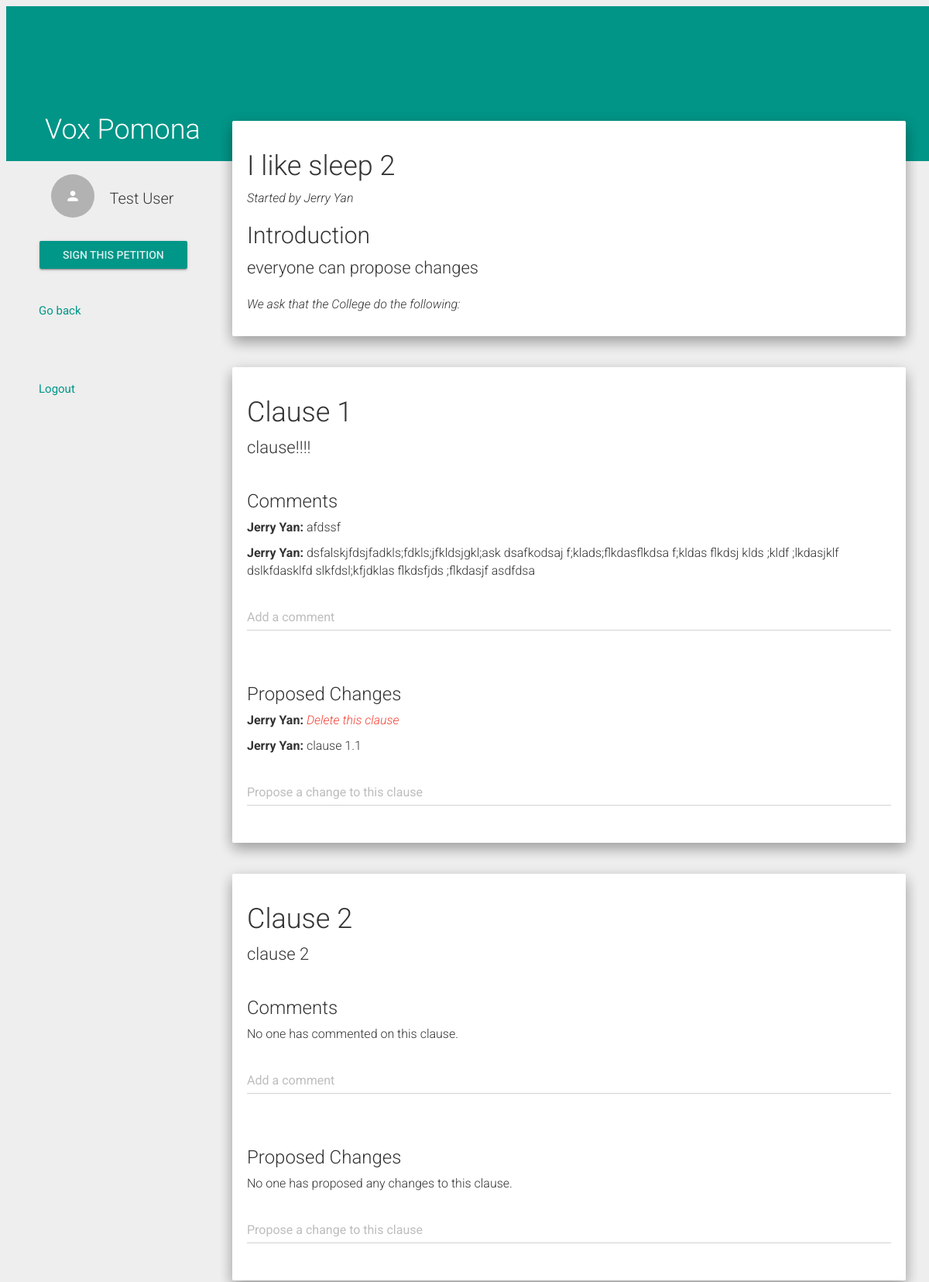
Before: /view_petition/3/ (signed in, upper part) with the older database file.
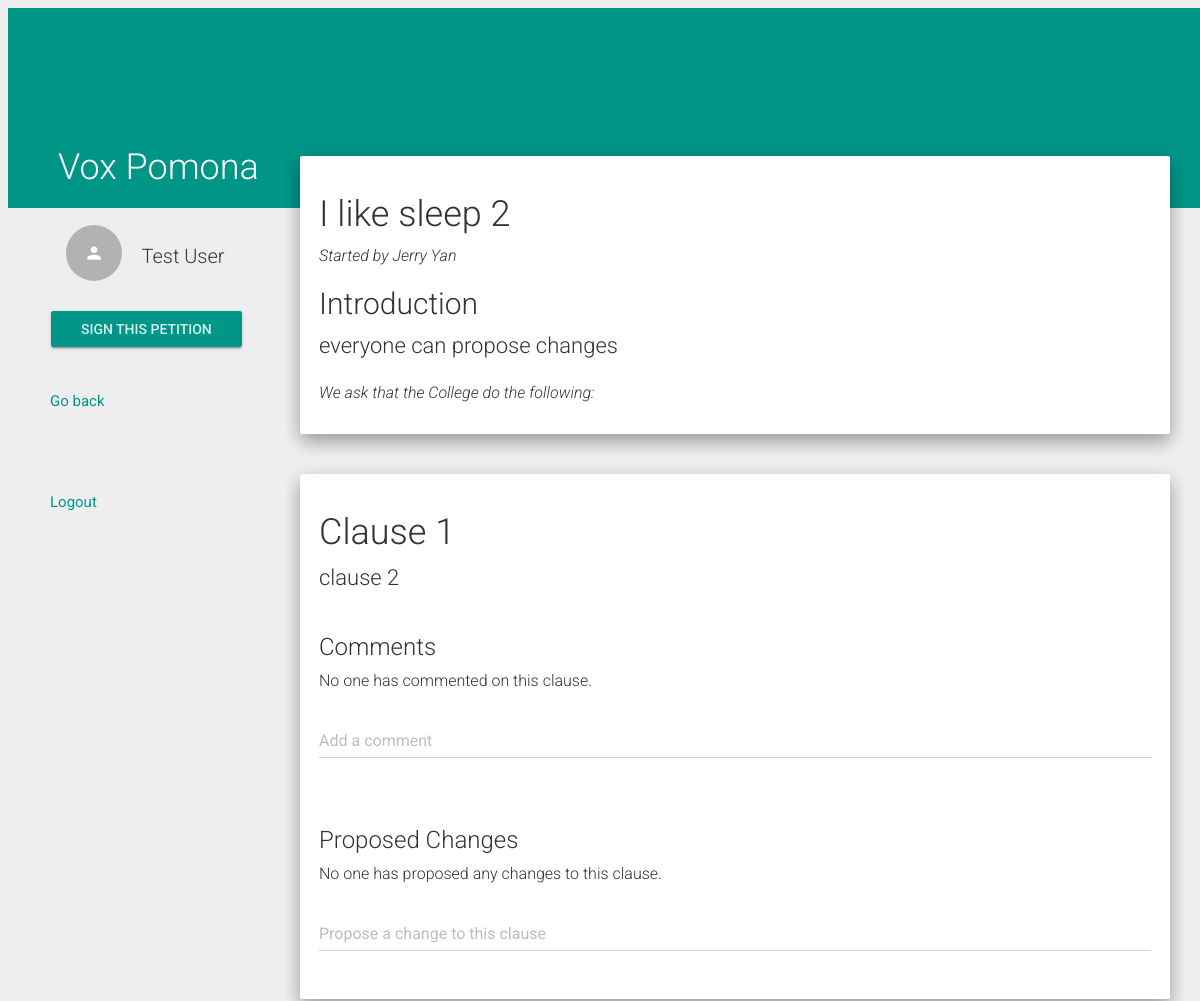
After: the same page with the newer database file.
### VoxPomona/models.py (models this page shows, shortened)
class UserInfo(models.Model):
    email = models.EmailField(max_length = 100, unique = True)
    name = models.CharField(max_length = 100)
    USER_TYPE = (('STU','Student'), ('STA','Staff'),('FAC','Faculty'))
    user_type = models.CharField(max_length = 3, choices = USER_TYPE, default = 'STU')
    user = models.OneToOneField(settings.AUTH_USER_MODEL, related_name = "UserInfo", on_delete = models.CASCADE)
    def __str__(self):
        return (self.email)

class Petition(models.Model):
    userID = models.ForeignKey(UserInfo, to_field = 'email', on_delete = models.CASCADE)
    petitionID = models.AutoField(primary_key = True)
    ACADEMICS = 'AC'
    ADMINISTRATIVE_ACTION = 'AA'
    CAMPUS_FACILITIES = 'CF'
    COLLEGE_POLICY = 'CP'
    DINING_HALLS = 'DH'
    EXTRACURRICULAR_ACTIVITIES = 'EA'
    RESIDENCE_HALLS = 'RH'
    OTHER = 'OT'
    PETITION_CATEGORY_CHOICES = (
        (ACADEMICS,'Academics'),
        (ADMINISTRATIVE_ACTION, 'Administrative Action'),
        (CAMPUS_FACILITIES, 'Campus Facilities'),
        (COLLEGE_POLICY, 'Campus Policy'),
        (DINING_HALLS, 'Dining Halls'),
        (EXTRACURRICULAR_ACTIVITIES, 'Extracurricular Activities'),
        (RESIDENCE_HALLS, 'Residence Halls'),
        (OTHER,'Other'),
        )
    category = models.CharField(
        max_length = 2,
        choices = PETITION_CATEGORY_CHOICES,
        blank = True
        )
    open_time = models.DateField()
    close_time = models.DateField()
    threshold = 10
    title = models.CharField(max_length = 50)
    summary = models.CharField(max_length = 1000)
    PERM_CHOICES = (('1','view'),('2','view, sign'),('3','view, sign, comment'),
        ('4','view, sign, comment, propose changes'))
    stu_permission = models.CharField(max_length = 1, choices = PERM_CHOICES, default = 4)
    staff_permission = models.CharField(max_length = 1, choices = PERM_CHOICES, default = 4)
    faculty_permission = models.CharField(max_length = 1, choices = PERM_CHOICES, default = 4)
    finalized = models.BooleanField()
    def get_creator_name(self):
        creator = self.userID
        user = UserInfo.objects.get(email=creator)
        return user.name
    def get_signatures(self):
        return Sign.objects.filter(petitionID=self.petitionID)

class Clause(models.Model):
    clauseID = models.AutoField(primary_key=True)
    petitionID = models.ForeignKey(Petition, on_delete=models.CASCADE)
    index = models.IntegerField()
    content = models.CharField(max_length=500, default='New Clause')
    time = models.DateTimeField(auto_now_add=True) #what does the bool do?!
    def has_comments(self):
        if Comment.objects.filter(clauseID=self.clauseID):
            return True
        else:
            return False
    def has_changes(self):
        if Change.objects.filter(clauseID=self.clauseID):
            return True
        else:
            return False

class Comment(models.Model):
    userID = models.ForeignKey(UserInfo, to_field = 'email', on_delete=models.CASCADE)
    clauseID = models.ForeignKey(Clause, to_field = 'clauseID', on_delete=models.CASCADE)
    commentID = models.AutoField(primary_key = True)
    content = models.TextField()
    time = models.DateTimeField(auto_now_add=True, blank=True)
    def get_name(self):
        return UserInfo.objects.get(email=self.userID).name

class Change(models.Model):
    userID = models.ForeignKey(UserInfo, to_field = 'email', on_delete=models.CASCADE)
    clauseID = models.ForeignKey(Clause, to_field = 'clauseID', on_delete=models.CASCADE)
    changeID = models.AutoField(primary_key = True)
    content = models.CharField(max_length=500, default='New Change')
    def get_name(self):
        return UserInfo.objects.get(email=self.userID).name

### VoxPomona/views.py (the view, shortened to what this page needs)
# urls.py: url(r'^view_petition/([0-9]+)/$', views.view_petition_view, name='view_petition'),
@login_required
def view_petition_view(request,pid):
    user_info = request.user.UserInfo
    this_petition = Petition.objects.get(petitionID=pid)
    pet_clauses = Clause.objects.filter(petitionID=this_petition).order_by('index')
    user_type = request.user.UserInfo.user_type
    if user_type == 'STU':
        user_perm = this_petition.stu_permission
    elif user_type =='FAC':
        user_perm = this_petition.faculty_permission
    else:
        user_perm = this_petition.staff_permission
    sign_status = Sign.objects.filter(userID=user_info, petitionID=this_petition).exists()
    is_owner = this_petition.userID == user_info
    change_list = []
    comment_list = []
    for clause in pet_clauses:
        currCo = list(Comment.objects.filter(clauseID=clause.clauseID).order_by('time'))
        currCh = list(Change.objects.filter(clauseID=clause.clauseID))
        comment_list.extend(currCo)
        change_list.extend(currCh)
    if (request.GET.get('delete_btn')):
        Sign.objects.filter(petitionID=this_petition).delete()
        this_petition.delete()
        return redirect('/home')
    petDict = {
       'petition' : this_petition, \
       'clauses' : pet_clauses, \
       'user_perm' : int(user_perm), \
       'sign_status': sign_status, \
       'is_owner' : is_owner, \
       'comments' : comment_list, \
       'changes' : change_list
    }
    return render(request,'view_petition.html',petDict)

### VoxPomona/models.py (called while the page is built)
    def get_name(self):
        return UserInfo.objects.get(email=self.userID).name

### VoxPomona/templates/view_petition.html (shortened to what this page needs)
{% extends 'base.html' %}
{% load staticfiles %}
{% block content %}
<nav class="col-xs-3 menu">
  <div class="user_menu">
    <a href="/profile"><div class="list-group withripple">
      <div class="list-group-item">
        <div class="row-action-primary">
          <i class="material-icons">person</i>
        </div>
        <div class="row-content">
          <h4 class="list-group-item-heading ">{{ user.UserInfo.name }}</h4>
        </div>
      </div>
    </div></a>
    <div class="btn-group-vertical">
      {% if sign_status %}
        <form action="#" method="get">
          <input type="submit" class="btn btn-raised btn-primary" value="Revoke Signature" name="revoke_btn">
        </form>
      {% elif user_perm > 1 %}
        <form action="#" method="get">
          <input type="submit" class="btn btn-raised btn-primary" value="Sign This Petition" name="sign_btn">
        </form>
      {% endif %}
    </div>
  </div>
  <ul>
    <a href="/home"><li class="withripple" data-target="#about">Go back</li></a>
    <li></li>
    <a href="/logout/"><li class="withripple">Logout</li></a>
  </ul>
</nav>
<div class="pages col-xs-9">
	<div class ="well">
    <h1>{{ petition.title }}</h1>
    <p><em>Started by {{ petition.get_creator_name }}</em></p>
    <h2> Introduction </h2>
    <span class="pet_content">{{ petition.summary }}</span>
    <br /> <br />
    <p><em>We ask that the College do the following:</em></p>
  </div>
  <br />
  {% for cl in clauses %}
    <div class="well">
      <h1>Clause {{ forloop.counter }}</h1>
      <span class="pet_content">{{ cl.content }}</span>
      <br /> <br />
      <h3>Comments</h3>
      {% if cl.has_comments %}
        {% for c in comments %}
          {% if c.clauseID.clauseID == cl.clauseID %}
            <p>
            <b>{{ c.get_name }}: </b>{{ c.content }}
            </p>
          {% endif %}
        {% endfor %}
      {% else %}
        <p>No one has commented on this clause.</p>
      {% endif %}
      {% if user_perm > 2 %}
        <form action="/add_comment" method="POST">
          <div class="form-group label-floating">
            <label class="control-label" for="focusedInput1">Add a comment</label>
            <input class="form-control" name="content" required="required">
          </div>
        </form>
      {% endif %}
      <br />
      <h3>Proposed Changes</h3>
      {% if cl.has_changes %}
        {% for c in changes %}
          {% if c.clauseID.clauseID == cl.clauseID %}
            <p><b>{{ c.get_name }}: </b>
            {% if c.content|length > 0 %}
              {{ c.content }}
            {% else %}
              <em><span class="text-danger">Delete this clause</span></em>
            {% endif %}
            </p>
          {% endif %}
        {% endfor %}
      {% else %}
        <p>No one has proposed any changes to this clause.</p>
      {% endif %}
      {% if user_perm > 3 %}
        <form action="/add_change" method="POST">
          <div class="form-group label-floating">
            <label class="control-label" for="focusedInput1">Propose a change to this clause</label>
            <input class="form-control" name="content">
          </div>
        </form>
      {% endif %}
    </div>
    <br />
  {% endfor %}
</div>
{% endblock %}

### VoxPomona/templates/base.html (shortened to what this page needs)
{% load static %}
<html>
<head>
    <link href="//maxcdn.bootstrapcdn.com/bootstrap/3.3.6/css/bootstrap.min.css" rel="stylesheet">
    <link href="{% static '/css/bootstrap-material-design.css' %}" rel="stylesheet">
    <link href="{% static '/css/ripples.min.css' %}" rel="stylesheet">
    <link href="//cdn.rawgit.com/FezVrasta/dropdown.js/master/jquery.dropdown.css" rel="stylesheet">
    <link href="{% static 'css/base.css' %}" rel="stylesheet">
</head>
<body>
    <div class="header-panel shadow-z-2">
      <div class="container-fluid">
        <div class="row">
          <div class="col-xs-3">
            <a href="/home"><h1>Vox Pomona</h1></a>
          </div>
        </div>
      </div>
    </div>
    <div class="container-fluid main">
        <div class="row">
            {% block content %}{% endblock content %}
        </div>
    </div>
</body>
</html>

### VoxPomona/static/css/base.css (style rules this page uses)
* { box-sizing: border-box; }
.header-panel { background-color: #009587; height: 200px; width: 100%; top: 8px; left: 8px; position: fixed; z-index: 3; }
.header-panel div { position: relative; height: 100%; }
.header-panel h1 { color: #FFF; position: absolute; bottom: 10px; padding-left: 35px; }
.menu { overflow: auto; padding: 0; top: 225px; position: fixed; width: 22.5%; }
.menu, .menu * { -webkit-user-select: none; -moz-user-select: none; user-select: none; }
.menu ul { margin-left: 10px; padding: 0; }
.menu ul li { list-style: none; padding: 20px 0 20px 40px; font-size: 15px; font-weight: normal; cursor: pointer; }
.menu .user_menu { margin-left: 50px; }
.menu .user_menu input { width: 100%; }
.pages { position: absolute; top: 0; right: 15px; z-index: 4; padding: 15px; padding-top: 156px; overflow: auto; width: 75%; }
.pages > div { padding: 0 5px; padding-top: 128px; }
.pet_content { font-size: 22px; }

Changed rows visible on the page:
removed Clause: content "clause!!!!"
removed Comment: get_name "Jerry Yan", content "afdssf"
removed Comment: get_name "Jerry Yan", content "dsfalskjfdsjfadkls;fdkls;jfkldsjgkl;ask dsafkodsaj f;klads;flkdasflkdsa f;kldas flkdsj klds ;kldf ;lkdasjklf dslkfdasklfd slkfdsl;kfjdklas flkdsfjds ;flkdasjf asdfdsa"
removed Change: get_name "Jerry Yan", content "Delete this clause"
removed Change: get_name "Jerry Yan", content "clause 1.1"
